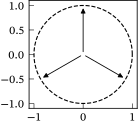

Recreate this plot in Python.
from pathlib import PurePath

import matplotlib.pyplot as plt
import numpy as np
from vector import Vector2D

plt.style.use(["sigproc", "sigproc-small"])

fig, ax = plt.subplots()
t = np.linspace(0, 2 * np.pi, 300)
ax.plot(np.cos(t), np.sin(t), ls="dashed")

for i in range(0, 3):
    t = 2 * np.pi * i / 3 + np.pi / 2
    ax.add_artist(Vector2D((0, 0), (np.cos(t), np.sin(t))))


ax.axis("square")
fig.savefig(str(PurePath(__file__).parent / (PurePath(__file__).stem + ".pdf")))
